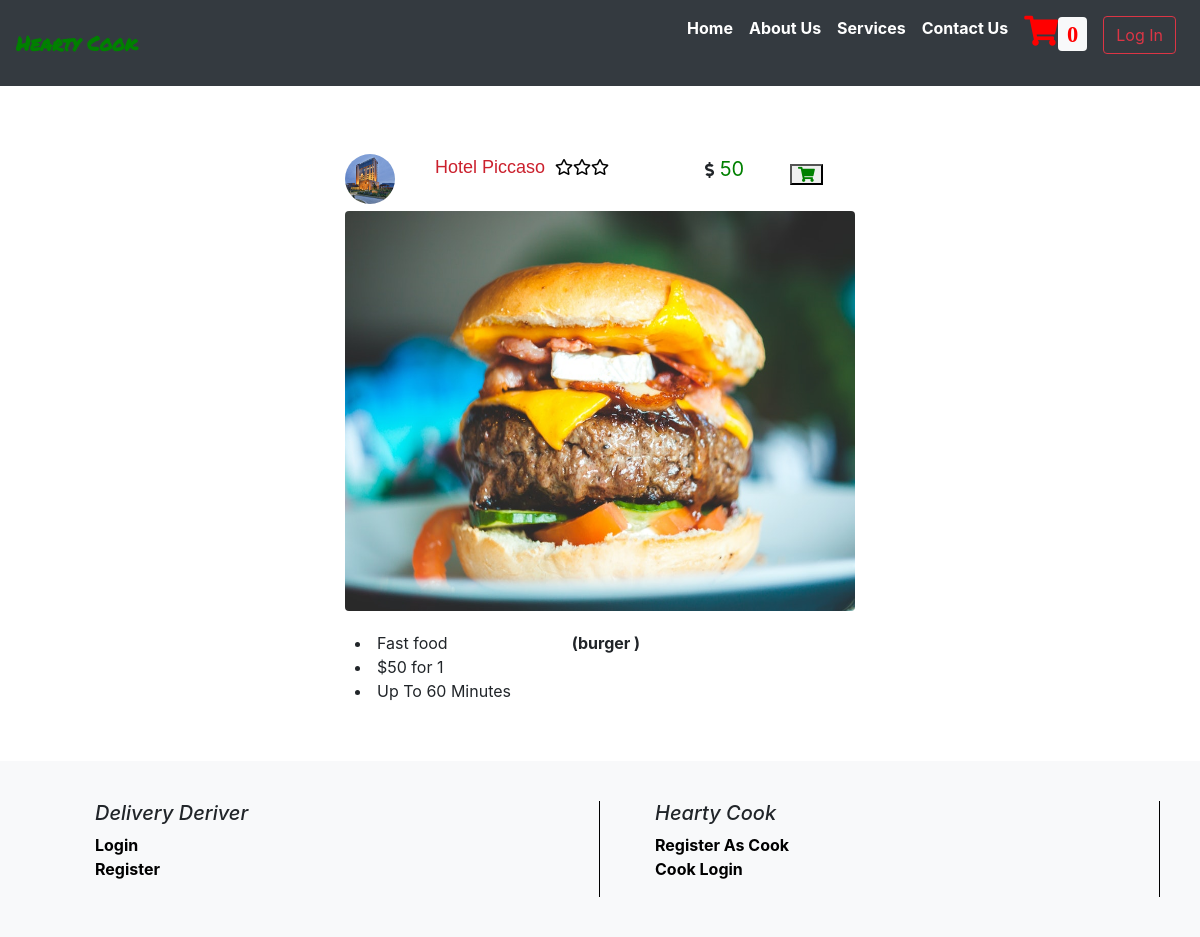
Page /searchfood.php?food_id=7 (signed in) on the earlier database version.
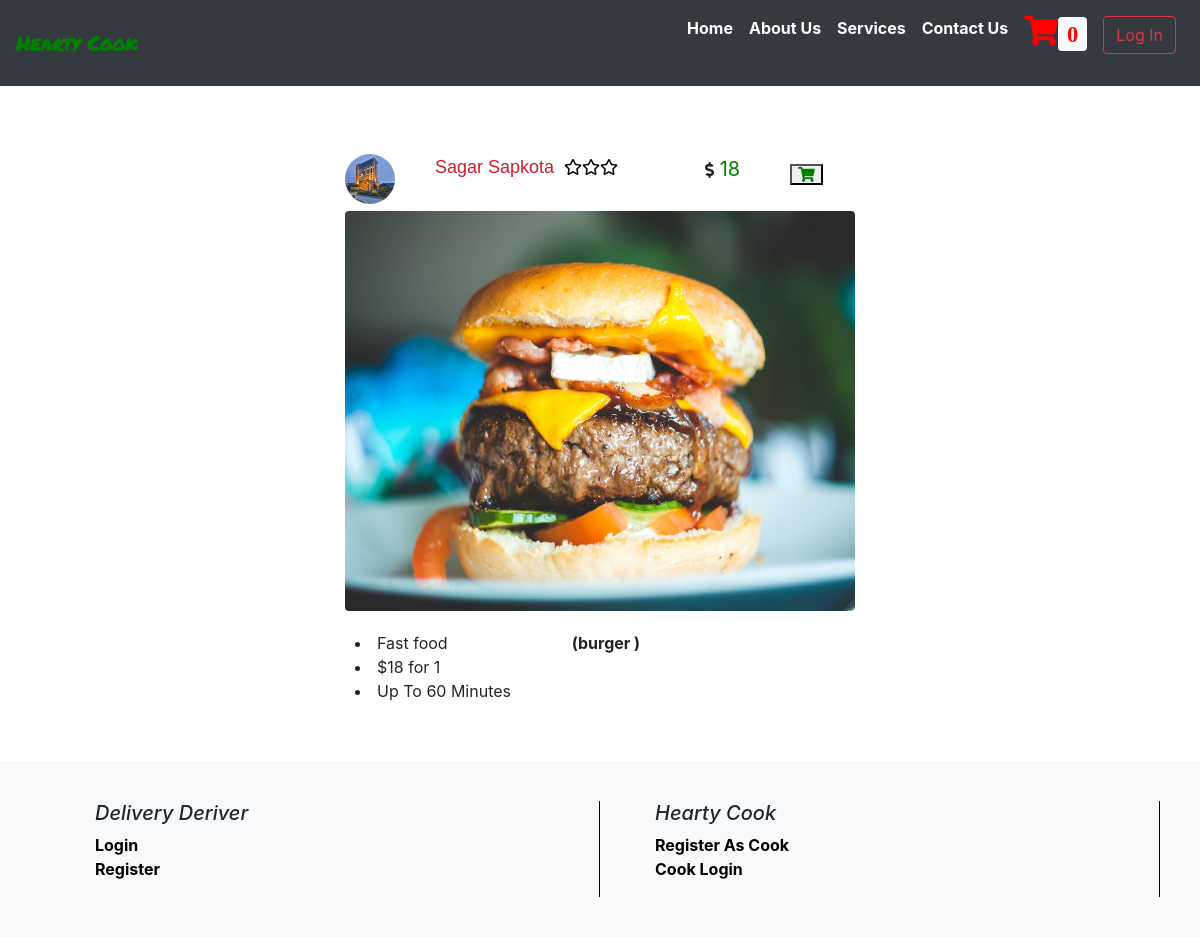
Same page on the later database version.
### tables this page shows
CREATE TABLE `food` (
  `food_id` int(11) NOT NULL,
  `cook_id` int(11) NOT NULL,
  `foodname` varchar(100) NOT NULL,
  `cost` bigint(15) NOT NULL,
  `cuisines` varchar(50) NOT NULL,
  `paymentmode` varchar(50) NOT NULL,
  `fldimage` varchar(1000) NOT NULL
);

CREATE TABLE `cook` (
  `cook_id` int(10) NOT NULL,
  `cust_name` varchar(30) NOT NULL,
  `cust_email` varchar(50) NOT NULL,
  `fld_password` varchar(50) NOT NULL,
  `fld_mob` bigint(10) NOT NULL,
  `fld_phone` bigint(10) NOT NULL,
  `fld_address` varchar(50) NOT NULL,
  `pro_image` varchar(250) NOT NULL,
  `email_verification` int(11) NOT NULL
);

### searchfood.php (the view, shortened to what this page needs)
<?php
include("connection.php");
extract($_REQUEST);
if(isset($_SESSION['cust_id']))
{
	 $cust_id=$_SESSION['cust_id'];
	 $qq=mysqli_query($con,"SELECT * from customer where cust_email='$cust_id'");
	 $qqr= mysqli_fetch_array($qq);
}
else
{
	$cust_id="";
}
if(isset($food_id))
{
$fid= $food_id;
}
else
{
	header("location:index.php");
}
?>
<html>
  <head>
	 <link rel="stylesheet" href="https://stackpath.bootstrapcdn.com/bootstrap/4.3.1/css/bootstrap.min.css">
     <link rel="stylesheet" href="https://use.fontawesome.com/releases/v5.8.1/css/all.css">
  </head>
	<body>
<nav class="navbar navbar-expand-lg navbar-light bg-dark fixed-top">
    <a class="navbar-brand" href="index.php"><span style="color:green;font-family: 'Permanent Marker', cursive;"><b>Hearty Cook</b></span></a>&nbsp;&nbsp;&nbsp;&nbsp;&nbsp;&nbsp;
    <div class="collapse navbar-collapse" id="navbarResponsive">
      <ul class="navbar-nav ml-auto">
		  <li class="nav-item">
		     <a href="index.php" style="color:white;" class="nav-link">Home</a>
		  </li>
		  <li class="nav-item">
		     <a href="aboutus.php" style="color:white;" class="nav-link">About Us</a>
		  </li>
		  <li class="nav-item">
		     <a href="services.php" style="color:white;" class="nav-link">Services</a>
		  </li>
		  <li class="nav-item">
		     <a href="contact.php" style="color:white;" class="nav-link">Contact Us</a>
		  </li>
		  <?php
			if(empty($cust_id))
			{
			?>
			<li class="nav-item">
			  <a href="form/index.php?msg=you must be login first" class="nav-link"><span style="color:red;  font-size:30px;"><i class="fa fa-shopping-cart" aria-hidden="true"><span style="color:red;" id="cart"  class="badge badge-light">0</span></i></span></a>
		    </li>
			<li class="nav-item">
			<a  class="nav-link"><form method="post"><button class="btn btn-outline-danger my-2 my-sm-0" name="login" type="submit">Log In</button></form></a>
            </li>
			<?php
			}
			?>
      </ul>
    </div>
</nav>
<br><br><br><br>
<div class="container-fluid" >
<br><br>
<div class="row">
   <div class="col-sm-3"></div>
   <div class="col-sm-6" >
   <?php
	  $query=mysqli_query($con,"select cook.cust_email,cook.cust_name,cook.fld_mob,
	  cook.fld_phone,cook.fld_address,cook.pro_image,food.foodname,food.cost,
	  food.cuisines,food.paymentmode,food.fldimage from cook inner join
	  food on cook.cook_id=food.cook_id where food.food_id='$fid'");
	  if(mysqli_num_rows($query))
	  {
	  while($res=mysqli_fetch_assoc($query))
	  {
		   $hotel_logo= "image/cook/".$res['cust_email']."/".$res['pro_image'];
		   $food_pic= "image/cook/".$res['cust_email']."/foodimages/".$res['fldimage'];
	  ?>
	  <div class="container-fluid">
	  <div class="container-fluid">
	     <div class="row" style="padding-top:10px; ">
		      <div class="col-sm-2"><img src="<?php echo $hotel_logo; ?>" class="rounded-circle" height="50px" width="50px" alt="Cinque Terre"></div>
		      <div class="col-sm-6">
		                     <span style="font-family: 'Miriam Libre', sans-serif; font-size:18px;color:#CB202D;">
		 <?php echo $res['cust_name']; ?></span><span style="color:black; margin-left:10px;"><i class="far fa-star"></i><i class="far fa-star"></i><i class="far fa-star"></i></span>
        </div>
		 <div class="col-sm-2"><i class="fas fa-dollar-sign"></i><span style="color:green; font-size:20px;"> <?php echo $res['cost']; ?></span></div>
		 <form method="post">
		 <div class="col-sm-2" style="text-align:left;padding:10px; font-size:15px;"><button type="submit" name="addtocart" value="<?php echo $fid; ?>")" ><span style="color:green;" <i class="fa fa-shopping-cart" aria-hidden="true"></i></span></button></div>
		 </form>
		 </div>
	  </div>
	  <div class="container-fluid">
	  <div class="row" style="padding:10px;padding-top:0px;padding-right:0px; padding-left:0px;">
		 <div class="col-sm-12"><img src="<?php echo $food_pic; ?>" class="rounded" height="400px" width="100%" alt="Cinque Terre"></div>
		 </div>
	  </div>
	  <div class="container-fluid">
	     <div class="row" style="padding:10px; ">
		 <div class="col-sm-5">
		 <span><li><?php echo $res['cuisines']; ?></li></span>
		 <span><li><?php echo "$".$res['cost']; ?>&nbsp;for 1</li></span>
		 <span><li>Up To 60 Minutes</li></span>
		 </div>
		 <div class="col-sm-6">
		 <b><?php echo"(" .$res['foodname'].")"?></b>
		 </div>
		 </div>
	  </div>
	<?php
	  }
	  }
	  else
	  {
	?>
	<div class="row"><div class="col-sm-12" style="color:red;"><?php echo "sorry No Record Found For This Order";?></div></div>
	<?php
	  }
	?>
	</div>
   </div>
   <div class="col-sm-3"></div>
</div>
</div>
<br><br>
	     <?php
		 include("footer.php");
		 ?>
</body>
</html>

Differences in the rows shown:
changed food "Fast food": cook.cust_name "Hotel Piccaso" → "Sagar Sapkota"; cost "50" → "18"
